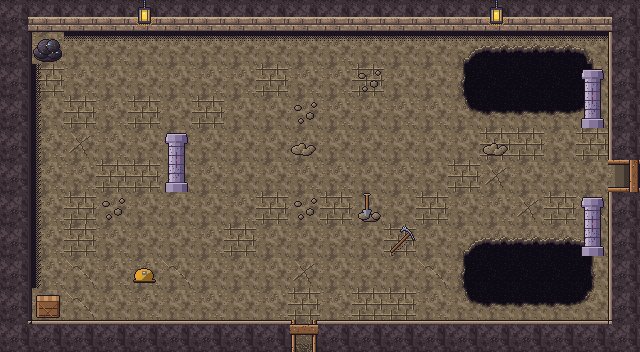

This is a level from a 2D game, rendered from its Tiled map with the project's own tilesets. A one-line summary and the complete map file follow:
An orthogonal 20x11 tile map with 32x32 px tiles, 4 tile layers (Sol, Decor, Murs, Dessus) and 11 objects (3x Interrupteur, 2x Sortie, 2x Porte, 2x Spawn, 2x Ennemi).

<map version="1.10" tiledversion="1.12.2" orientation="orthogonal" renderorder="right-down" width="20" height="11" tilewidth="32" tileheight="32" infinite="0" nextlayerid="6" nextobjectid="12">
 <properties>
  <property name="carte_x" type="int" value="1" />
  <property name="carte_y" type="int" value="2" />
  <property name="etage" value="rdc" />
 </properties>
 <tileset firstgid="1" source="../tilesets/mine.tsx" />
 <layer id="1" name="Sol" width="20" height="11">
  <data encoding="csv">
1,1,2,2,2,2,1,1,1,2,1,2,2,2,1,3,1,1,2,2,
1,2,1,2,1,1,1,1,1,1,2,1,1,1,64,60,60,60,65,3,
1,3,2,1,1,1,2,2,3,2,2,3,1,1,62,59,59,59,63,3,
1,1,3,2,3,1,3,1,1,1,2,1,2,2,66,61,61,61,67,3,
1,2,5,2,1,1,1,1,1,1,1,1,1,1,1,3,3,1,3,1,
1,2,2,3,3,1,2,1,1,2,2,1,2,1,3,5,1,1,1,3,
3,2,3,1,1,1,1,2,3,1,3,1,1,3,1,2,5,3,4,2,
1,2,3,2,1,1,2,3,1,1,1,1,3,1,64,60,60,60,65,4,
2,2,4,2,2,4,1,1,1,5,1,1,1,4,62,59,59,59,63,2,
1,1,4,1,2,1,2,1,2,3,2,3,3,2,66,61,61,61,67,2,
1,1,2,2,3,1,1,1,1,1,1,3,1,3,3,2,3,1,1,2
</data>
 </layer>
 <layer id="2" name="Decor" width="20" height="11">
  <data encoding="csv">
0,0,0,0,0,0,0,0,0,0,0,0,0,0,0,0,0,0,0,0,
0,0,13,13,13,13,13,13,13,13,13,13,13,13,13,13,13,13,13,0,
0,14,0,0,0,0,0,0,0,0,0,80,0,0,0,0,0,0,0,0,
0,14,0,0,0,0,0,0,0,80,0,0,0,0,0,0,0,0,0,0,
0,14,0,0,0,0,0,0,0,16,0,0,0,0,0,16,0,0,0,0,
0,14,0,0,0,0,0,0,0,0,0,0,0,0,0,0,0,0,0,0,
0,14,0,80,0,0,0,0,0,80,0,167,0,0,0,0,0,0,0,0,
0,14,0,0,0,0,0,0,0,0,0,0,121,0,0,0,0,0,0,0,
0,14,0,0,128,0,0,0,0,0,0,0,0,0,0,0,0,0,0,0,
0,0,0,0,0,0,0,0,0,0,0,0,0,0,0,0,0,0,0,0,
0,0,0,0,0,0,0,0,0,0,0,0,0,0,0,0,0,0,0,0
</data>
 </layer>
 <layer id="3" name="Murs" width="20" height="11">
  <data encoding="csv">
21,17,17,17,17,17,17,17,17,17,17,17,17,17,17,17,17,17,17,22,
19,111,0,0,0,0,0,0,0,0,0,0,0,0,0,0,0,0,0,20,
19,0,0,0,0,0,0,0,0,0,0,0,0,0,0,0,0,0,0,20,
19,0,0,0,0,0,0,0,0,0,0,0,0,0,0,0,0,0,144,20,
19,0,0,0,0,0,0,0,0,0,0,0,0,0,0,0,0,0,0,20,
19,0,0,0,0,144,0,0,0,0,0,0,0,0,0,0,0,0,0,44,
19,0,0,0,0,0,0,0,0,0,0,0,0,0,0,0,0,0,0,20,
19,0,0,0,0,0,0,0,0,0,0,0,0,0,0,0,0,0,144,20,
19,0,0,0,0,0,0,0,0,0,0,0,0,0,0,0,0,0,0,20,
19,123,0,0,0,0,0,0,0,0,0,0,0,0,0,0,0,0,0,20,
23,18,18,18,18,18,18,18,18,42,18,18,18,18,18,18,18,18,18,24
</data>
 </layer>
 <objectgroup id="4" name="Objets">
  <object id="1" type="Sortie" x="288" y="320" width="32" height="32">
   <properties>
    <property name="cible_carte" value="res://scenes/rooms/donjon2_salle_02_room.tscn" />
    <property name="cible_spawn" value="depuis_nord" />
    <property name="godot_node_type" value="area" />
   </properties>
  </object>
  <object id="2" type="Porte" x="288" y="320" width="32" height="32">
   <properties>
    <property name="id" value="donjon2_porte_01" />
    <property name="type" value="cle" />
   </properties>
  </object>
  <object id="3" type="Sortie" x="608" y="160" width="32" height="32">
   <properties>
    <property name="cible_carte" value="res://scenes/rooms/donjon2_salle_07_room.tscn" />
    <property name="cible_spawn" value="depuis_ouest" />
    <property name="godot_node_type" value="area" />
   </properties>
  </object>
  <object id="4" type="Porte" x="608" y="160" width="32" height="32">
   <properties>
    <property name="id" value="donjon2_porte_03" />
    <property name="type" value="interrupteur" />
   </properties>
  </object>
  <object id="5" type="Spawn" x="560" y="176">
   <properties>
    <property name="id" value="depuis_est" />
   </properties>
   <point />
  </object>
  <object id="6" type="Spawn" x="304" y="272">
   <properties>
    <property name="id" value="depuis_sud" />
   </properties>
   <point />
  </object>
  <object id="7" type="Interrupteur" x="592" y="80">
   <properties>
    <property name="id" value="donjon2_interrupteur_01" />
    <property name="cible" value="donjon2_porte_03" />
    <property name="mode" value="fleche" />
    <property name="duree" type="int" value="10" />
   </properties>
   <point />
  </object>
  <object id="8" type="Ennemi" x="112" y="144">
   <properties>
    <property name="type" value="caillou_rampant" />
    <property name="variante" value="normal" />
   </properties>
   <point />
  </object>
  <object id="9" type="Interrupteur" x="48" y="176">
   <properties>
    <property name="id" value="donjon2_interrupteur_02" />
    <property name="cible" value="donjon2_porte_03" />
    <property name="mode" value="fleche" />
    <property name="duree" type="int" value="10" />
   </properties>
   <point />
  </object>
  <object id="10" type="Ennemi" x="400" y="208">
   <properties>
    <property name="type" value="caillou_rampant" />
    <property name="variante" value="normal" />
   </properties>
   <point />
  </object>
  <object id="11" type="Interrupteur" x="592" y="272">
   <properties>
    <property name="id" value="donjon2_interrupteur_03" />
    <property name="cible" value="donjon2_porte_03" />
    <property name="mode" value="fleche" />
    <property name="duree" type="int" value="10" />
   </properties>
   <point />
  </object>
 </objectgroup>
 <layer id="5" name="Dessus" width="20" height="11">
  <data encoding="csv">
0,0,0,0,120,0,0,0,0,0,0,0,0,0,0,120,0,0,0,0,
0,0,0,0,0,0,0,0,0,0,0,0,0,0,0,0,0,0,0,0,
0,0,0,0,0,0,0,0,0,0,0,0,0,0,0,0,0,0,143,0,
0,0,0,0,0,0,0,0,0,0,0,0,0,0,0,0,0,0,0,0,
0,0,0,0,0,143,0,0,0,0,0,0,0,0,0,0,0,0,0,0,
0,0,0,0,0,0,0,0,0,0,0,0,0,0,0,0,0,0,0,48,
0,0,0,0,0,0,0,0,0,0,0,0,0,0,0,0,0,0,143,0,
0,0,0,0,0,0,0,0,0,0,0,0,0,0,0,0,0,0,0,0,
0,0,0,0,0,0,0,0,0,0,0,0,0,0,0,0,0,0,0,0,
0,0,0,0,0,0,0,0,0,0,0,0,0,0,0,0,0,0,0,0,
0,0,0,0,0,0,0,0,0,46,0,0,0,0,0,0,0,0,0,0
</data>
 </layer>
</map>
